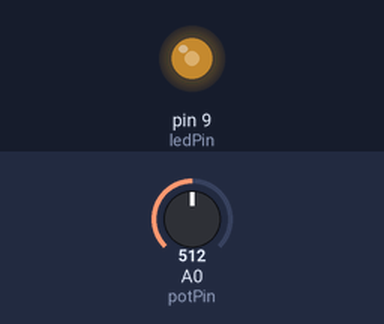
Recording of a sketch running on a simulated Arduino Uno, built with avr-gcc and run on an emulated ATmega328P. Parts: output pins drawn as LEDs (lit = HIGH). Inputs (shaded band) come from the test bench; at power-on: A0 (potPin) = 512.

Above: at 1.2 s.
1.3 s: A0 (potPin) set to 716
At 2.3 s:
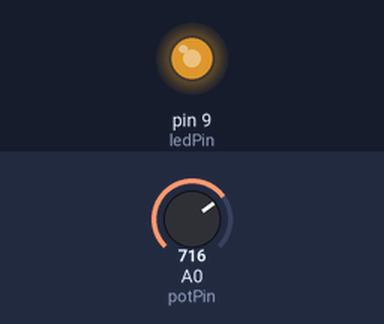
2.8 s: A0 (potPin) set to 900
At 3.5 s:
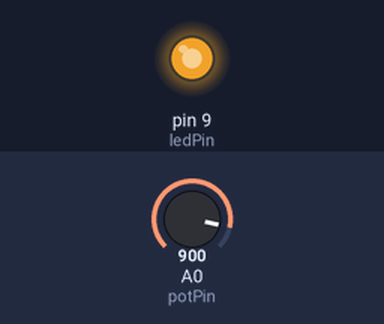
4.3 s: A0 (potPin) set to 122
At 4.6 s:
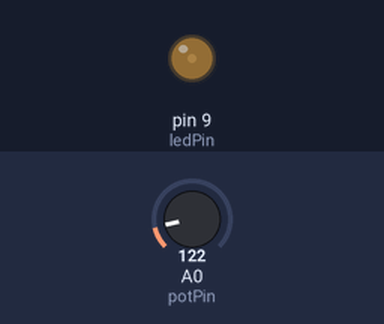
5.8 s: A0 (potPin) set to 0
At 7.0 s:
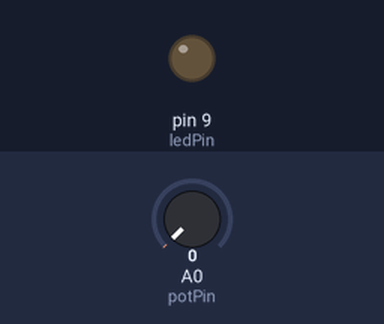
7.3 s: A0 (potPin) set to 511
At 8.1 s:
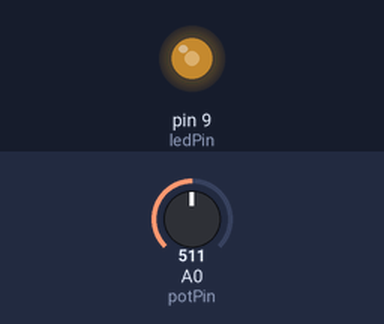
Timing chart, 0 to 9.8 s (numbered marks = the images above; inputs shaded):
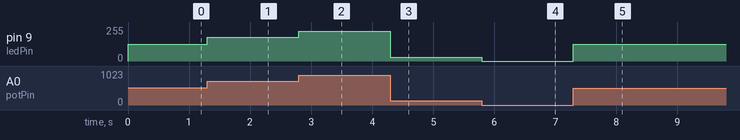

The sketch:

dimmer-led.ino
```cpp
int ledPin = 9;
int potPin = A0;

void setup() {
  pinMode(ledPin, OUTPUT);
}

void loop() {
  int potValue = analogRead(potPin);

  int brightness = map(potValue, 0, 1023, 0, 255);

  analogWrite(ledPin, brightness);
}
```

Measured:
- after the input at 1.3 s, pin 9 (ledPin): 127/255 → 178/255 at once
- after the input at 2.8 s, pin 9 (ledPin): 178/255 → 224/255 at once
- after the input at 4.3 s, pin 9 (ledPin): 224/255 → 30/255 at once
- after the input at 5.8 s, pin 9 (ledPin): 30/255 → 0/255 at once
- after the input at 7.3 s, pin 9 (ledPin): 0/255 → 127/255 at once
